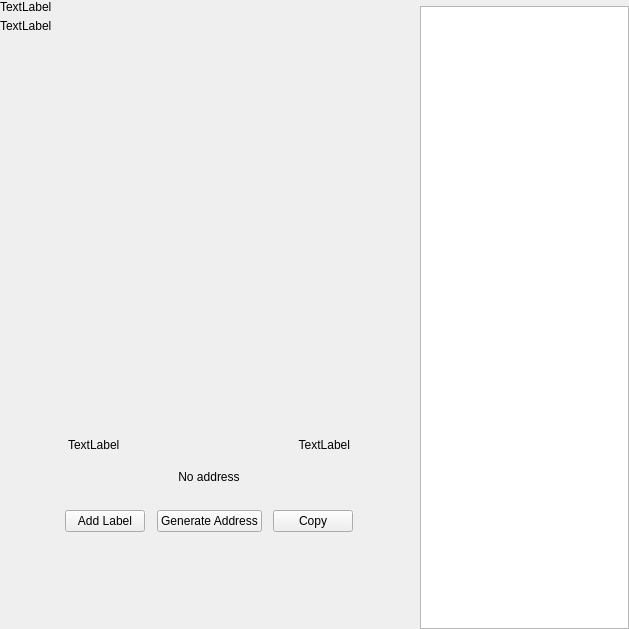
<?xml version="1.0" encoding="UTF-8"?>
<ui version="4.0">
 <class>ReceiveWidget</class>
 <widget class="QWidget" name="ReceiveWidget">
  <property name="geometry">
   <rect>
    <x>0</x>
    <y>0</y>
    <width>629</width>
    <height>629</height>
   </rect>
  </property>
  <property name="minimumSize">
   <size>
    <width>0</width>
    <height>0</height>
   </size>
  </property>
  <property name="windowTitle">
   <string>Form</string>
  </property>
  <layout class="QHBoxLayout" name="horizontalLayout_2" stretch="2,1">
   <property name="spacing">
    <number>0</number>
   </property>
   <property name="leftMargin">
    <number>0</number>
   </property>
   <property name="topMargin">
    <number>0</number>
   </property>
   <property name="rightMargin">
    <number>0</number>
   </property>
   <property name="bottomMargin">
    <number>0</number>
   </property>
   <item>
    <widget class="QWidget" name="left" native="true">
     <layout class="QVBoxLayout" name="verticalLayout_3">
      <property name="leftMargin">
       <number>0</number>
      </property>
      <property name="topMargin">
       <number>0</number>
      </property>
      <property name="rightMargin">
       <number>0</number>
      </property>
      <property name="bottomMargin">
       <number>0</number>
      </property>
      <item>
       <layout class="QVBoxLayout" name="verticalLayout_2">
        <property name="spacing">
         <number>0</number>
        </property>
        <property name="leftMargin">
         <number>0</number>
        </property>
        <item>
         <layout class="QHBoxLayout" name="horizontalLayout_3">
          <property name="spacing">
           <number>0</number>
          </property>
          <item>
           <layout class="QVBoxLayout" name="verticalLayout_4">
            <property name="spacing">
             <number>5</number>
            </property>
            <item>
             <widget class="QLabel" name="labelTitle">
              <property name="text">
               <string>TextLabel</string>
              </property>
             </widget>
            </item>
            <item alignment="Qt::AlignTop">
             <widget class="QLabel" name="labelSubtitle1">
              <property name="text">
               <string>TextLabel</string>
              </property>
             </widget>
            </item>
           </layout>
          </item>
          <item>
           <spacer name="horizontalSpacer">
            <property name="orientation">
             <enum>Qt::Horizontal</enum>
            </property>
            <property name="sizeHint" stdset="0">
             <size>
              <width>40</width>
              <height>20</height>
             </size>
            </property>
           </spacer>
          </item>
         </layout>
        </item>
        <item>
         <spacer name="verticalSpacer_2">
          <property name="orientation">
           <enum>Qt::Vertical</enum>
          </property>
          <property name="sizeType">
           <enum>QSizePolicy::Expanding</enum>
          </property>
          <property name="sizeHint" stdset="0">
           <size>
            <width>20</width>
            <height>50</height>
           </size>
          </property>
         </spacer>
        </item>
        <item alignment="Qt::AlignHCenter">
         <widget class="QWidget" name="layoutQR" native="true">
          <property name="maximumSize">
           <size>
            <width>510</width>
            <height>16777215</height>
           </size>
          </property>
          <layout class="QVBoxLayout" name="verticalLayoutQr">
           <item>
            <spacer name="verticalSpacer11">
             <property name="orientation">
              <enum>Qt::Vertical</enum>
             </property>
             <property name="sizeType">
              <enum>QSizePolicy::Fixed</enum>
             </property>
             <property name="sizeHint" stdset="0">
              <size>
               <width>20</width>
               <height>20</height>
              </size>
             </property>
            </spacer>
           </item>
           <item alignment="Qt::AlignHCenter">
            <widget class="QLabel" name="labelQrImg">
             <property name="minimumSize">
              <size>
               <width>260</width>
               <height>260</height>
              </size>
             </property>
             <property name="maximumSize">
              <size>
               <width>260</width>
               <height>260</height>
              </size>
             </property>
             <property name="text">
              <string/>
             </property>
             <property name="alignment">
              <set>Qt::AlignCenter</set>
             </property>
            </widget>
           </item>
           <item>
            <spacer name="verticalSpacer_21">
             <property name="orientation">
              <enum>Qt::Vertical</enum>
             </property>
             <property name="sizeType">
              <enum>QSizePolicy::Fixed</enum>
             </property>
             <property name="sizeHint" stdset="0">
              <size>
               <width>20</width>
               <height>30</height>
              </size>
             </property>
            </spacer>
           </item>
           <item>
            <widget class="QWidget" name="widget" native="true">
             <property name="minimumSize">
              <size>
               <width>0</width>
               <height>0</height>
              </size>
             </property>
             <layout class="QHBoxLayout" name="horizontalLayout_5">
              <item>
               <widget class="QLabel" name="labelLabel">
                <property name="text">
                 <string>TextLabel</string>
                </property>
               </widget>
              </item>
              <item>
               <spacer name="horizontalSpacer_2">
                <property name="orientation">
                 <enum>Qt::Horizontal</enum>
                </property>
                <property name="sizeHint" stdset="0">
                 <size>
                  <width>141</width>
                  <height>20</height>
                 </size>
                </property>
               </spacer>
              </item>
              <item>
               <widget class="QLabel" name="labelDate">
                <property name="text">
                 <string>TextLabel</string>
                </property>
                <property name="alignment">
                 <set>Qt::AlignRight|Qt::AlignTrailing|Qt::AlignVCenter</set>
                </property>
               </widget>
              </item>
             </layout>
            </widget>
           </item>
           <item>
            <widget class="QLabel" name="labelAddress">
             <property name="sizePolicy">
              <sizepolicy hsizetype="Expanding" vsizetype="Preferred">
               <horstretch>0</horstretch>
               <verstretch>0</verstretch>
              </sizepolicy>
             </property>
             <property name="minimumSize">
              <size>
               <width>300</width>
               <height>0</height>
              </size>
             </property>
             <property name="text">
              <string>No address</string>
             </property>
             <property name="alignment">
              <set>Qt::AlignCenter</set>
             </property>
            </widget>
           </item>
           <item>
            <spacer name="verticalSpacer_4">
             <property name="orientation">
              <enum>Qt::Vertical</enum>
             </property>
             <property name="sizeType">
              <enum>QSizePolicy::Fixed</enum>
             </property>
             <property name="sizeHint" stdset="0">
              <size>
               <width>20</width>
               <height>20</height>
              </size>
             </property>
            </spacer>
           </item>
           <item>
            <layout class="QHBoxLayout" name="horizontalLayout_4">
             <item alignment="Qt::AlignHCenter">
              <widget class="QPushButton" name="pushButtonLabel">
               <property name="focusPolicy">
                <enum>Qt::NoFocus</enum>
               </property>
               <property name="text">
                <string>Add Label</string>
               </property>
              </widget>
             </item>
             <item alignment="Qt::AlignHCenter">
              <widget class="QPushButton" name="pushButtonNewAddress">
               <property name="focusPolicy">
                <enum>Qt::NoFocus</enum>
               </property>
               <property name="text">
                <string>Generate Address</string>
               </property>
              </widget>
             </item>
             <item alignment="Qt::AlignHCenter">
              <widget class="QPushButton" name="pushButtonCopy">
               <property name="focusPolicy">
                <enum>Qt::NoFocus</enum>
               </property>
               <property name="text">
                <string>Copy</string>
               </property>
              </widget>
             </item>
            </layout>
           </item>
           <item>
            <spacer name="verticalSpacer_3">
             <property name="orientation">
              <enum>Qt::Vertical</enum>
             </property>
             <property name="sizeType">
              <enum>QSizePolicy::Expanding</enum>
             </property>
             <property name="sizeHint" stdset="0">
              <size>
               <width>20</width>
               <height>20</height>
              </size>
             </property>
            </spacer>
           </item>
          </layout>
         </widget>
        </item>
        <item>
         <spacer name="verticalSpacer">
          <property name="orientation">
           <enum>Qt::Vertical</enum>
          </property>
          <property name="sizeHint" stdset="0">
           <size>
            <width>20</width>
            <height>40</height>
           </size>
          </property>
         </spacer>
        </item>
       </layout>
      </item>
     </layout>
    </widget>
   </item>
   <item>
    <widget class="QWidget" name="right" native="true">
     <layout class="QVBoxLayout" name="verticalLayout_5">
      <property name="spacing">
       <number>0</number>
      </property>
      <property name="leftMargin">
       <number>1</number>
      </property>
      <property name="topMargin">
       <number>0</number>
      </property>
      <property name="rightMargin">
       <number>0</number>
      </property>
      <property name="bottomMargin">
       <number>0</number>
      </property>
      <item>
       <layout class="QVBoxLayout" name="container_right">
        <property name="spacing">
         <number>0</number>
        </property>
        <property name="leftMargin">
         <number>0</number>
        </property>
        <property name="rightMargin">
         <number>0</number>
        </property>
        <item>
         <layout class="QVBoxLayout" name="verticalLayout">
          <property name="spacing">
           <number>6</number>
          </property>
          <property name="leftMargin">
           <number>19</number>
          </property>
          <property name="rightMargin">
           <number>19</number>
          </property>
          <item>
           <widget class="OptionButton" name="btnRequest" native="true"/>
          </item>
          <item>
           <widget class="OptionButton" name="btnMyAddresses" native="true">
            <property name="sizePolicy">
             <sizepolicy hsizetype="Preferred" vsizetype="Minimum">
              <horstretch>0</horstretch>
              <verstretch>0</verstretch>
             </sizepolicy>
            </property>
           </widget>
          </item>
         </layout>
        </item>
        <item>
         <widget class="QListView" name="listViewAddress"/>
        </item>
       </layout>
      </item>
     </layout>
    </widget>
   </item>
  </layout>
 </widget>
 <customwidgets>
  <customwidget>
   <class>OptionButton</class>
   <extends>QWidget</extends>
   <header>qt/ucacoin/optionbutton.h</header>
   <container>1</container>
  </customwidget>
 </customwidgets>
 <resources/>
 <connections/>
</ui>
